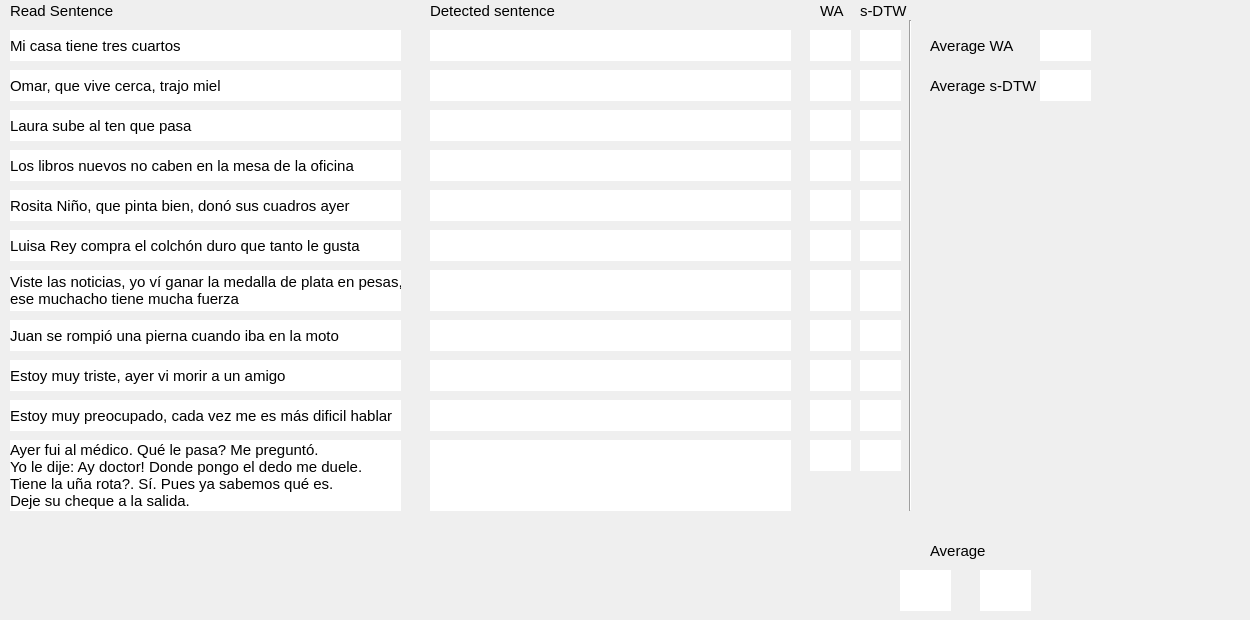
    <widget class="QWidget" name="tab_5">
     <attribute name="title">
      <string>Intelligibility</string>
     </attribute>
     <widget class="QLabel" name="label_33">
      <property name="geometry">
       <rect>
        <x>10</x>
        <y>30</y>
        <width>391</width>
        <height>31</height>
       </rect>
      </property>
      <property name="font">
       <font>
        <pointsize>11</pointsize>
       </font>
      </property>
      <property name="styleSheet">
       <string notr="true">background-color: rgb(255, 255, 255);
border-color: rgb(0, 0, 0);</string>
      </property>
      <property name="text">
       <string>Mi casa tiene tres cuartos</string>
      </property>
     </widget>
     <widget class="QLabel" name="label_34">
      <property name="geometry">
       <rect>
        <x>430</x>
        <y>30</y>
        <width>361</width>
        <height>31</height>
       </rect>
      </property>
      <property name="font">
       <font>
        <pointsize>11</pointsize>
       </font>
      </property>
      <property name="styleSheet">
       <string notr="true">background-color: rgb(255, 255, 255);
border-color: rgb(0, 0, 0);</string>
      </property>
      <property name="text">
       <string/>
      </property>
     </widget>
     <widget class="QLabel" name="label_35">
      <property name="geometry">
       <rect>
        <x>10</x>
        <y>0</y>
        <width>111</width>
        <height>21</height>
       </rect>
      </property>
      <property name="font">
       <font>
        <pointsize>11</pointsize>
       </font>
      </property>
      <property name="text">
       <string>Read Sentence</string>
      </property>
     </widget>
     <widget class="QLabel" name="label_36">
      <property name="geometry">
       <rect>
        <x>430</x>
        <y>0</y>
        <width>171</width>
        <height>21</height>
       </rect>
      </property>
      <property name="font">
       <font>
        <pointsize>11</pointsize>
       </font>
      </property>
      <property name="text">
       <string>Detected sentence</string>
      </property>
     </widget>
     <widget class="QLabel" name="label_37">
      <property name="geometry">
       <rect>
        <x>820</x>
        <y>0</y>
        <width>31</width>
        <height>21</height>
       </rect>
      </property>
      <property name="font">
       <font>
        <pointsize>11</pointsize>
       </font>
      </property>
      <property name="text">
       <string>WA</string>
      </property>
     </widget>
     <widget class="QLabel" name="label_38">
      <property name="geometry">
       <rect>
        <x>810</x>
        <y>30</y>
        <width>41</width>
        <height>31</height>
       </rect>
      </property>
      <property name="font">
       <font>
        <pointsize>11</pointsize>
       </font>
      </property>
      <property name="styleSheet">
       <string notr="true">background-color: rgb(255, 255, 255);
border-color: rgb(0, 0, 0);</string>
      </property>
      <property name="text">
       <string/>
      </property>
     </widget>
     <widget class="QLabel" name="label_39">
      <property name="geometry">
       <rect>
        <x>860</x>
        <y>0</y>
        <width>51</width>
        <height>21</height>
       </rect>
      </property>
      <property name="font">
       <font>
        <pointsize>11</pointsize>
       </font>
      </property>
      <property name="text">
       <string>s-DTW</string>
      </property>
     </widget>
     <widget class="QLabel" name="label_40">
      <property name="geometry">
       <rect>
        <x>860</x>
        <y>30</y>
        <width>41</width>
        <height>31</height>
       </rect>
      </property>
      <property name="font">
       <font>
        <pointsize>11</pointsize>
       </font>
      </property>
      <property name="styleSheet">
       <string notr="true">background-color: rgb(255, 255, 255);
border-color: rgb(0, 0, 0);</string>
      </property>
      <property name="text">
       <string/>
      </property>
     </widget>
     <widget class="QLabel" name="label_41">
      <property name="geometry">
       <rect>
        <x>810</x>
        <y>70</y>
        <width>41</width>
        <height>31</height>
       </rect>
      </property>
      <property name="font">
       <font>
        <pointsize>11</pointsize>
       </font>
      </property>
      <property name="styleSheet">
       <string notr="true">background-color: rgb(255, 255, 255);
border-color: rgb(0, 0, 0);</string>
      </property>
      <property name="text">
       <string/>
      </property>
     </widget>
     <widget class="QLabel" name="label_42">
      <property name="geometry">
       <rect>
        <x>860</x>
        <y>70</y>
        <width>41</width>
        <height>31</height>
       </rect>
      </property>
      <property name="font">
       <font>
        <pointsize>11</pointsize>
       </font>
      </property>
      <property name="styleSheet">
       <string notr="true">background-color: rgb(255, 255, 255);
border-color: rgb(0, 0, 0);</string>
      </property>
      <property name="text">
       <string/>
      </property>
     </widget>
     <widget class="QLabel" name="label_43">
      <property name="geometry">
       <rect>
        <x>10</x>
        <y>70</y>
        <width>391</width>
        <height>31</height>
       </rect>
      </property>
      <property name="font">
       <font>
        <pointsize>11</pointsize>
       </font>
      </property>
      <property name="styleSheet">
       <string notr="true">background-color: rgb(255, 255, 255);
border-color: rgb(0, 0, 0);</string>
      </property>
      <property name="text">
       <string>Omar, que vive cerca, trajo miel</string>
      </property>
     </widget>
     <widget class="QLabel" name="label_44">
      <property name="geometry">
       <rect>
        <x>430</x>
        <y>70</y>
        <width>361</width>
        <height>31</height>
       </rect>
      </property>
      <property name="font">
       <font>
        <pointsize>11</pointsize>
       </font>
      </property>
      <property name="styleSheet">
       <string notr="true">background-color: rgb(255, 255, 255);
border-color: rgb(0, 0, 0);</string>
      </property>
      <property name="text">
       <string/>
      </property>
     </widget>
     <widget class="QLabel" name="label_45">
      <property name="geometry">
       <rect>
        <x>810</x>
        <y>110</y>
        <width>41</width>
        <height>31</height>
       </rect>
      </property>
      <property name="font">
       <font>
        <pointsize>11</pointsize>
       </font>
      </property>
      <property name="styleSheet">
       <string notr="true">background-color: rgb(255, 255, 255);
border-color: rgb(0, 0, 0);</string>
      </property>
      <property name="text">
       <string/>
      </property>
     </widget>
     <widget class="QLabel" name="label_46">
      <property name="geometry">
       <rect>
        <x>860</x>
        <y>110</y>
        <width>41</width>
        <height>31</height>
       </rect>
      </property>
      <property name="font">
       <font>
        <pointsize>11</pointsize>
       </font>
      </property>
      <property name="styleSheet">
       <string notr="true">background-color: rgb(255, 255, 255);
border-color: rgb(0, 0, 0);</string>
      </property>
      <property name="text">
       <string/>
      </property>
     </widget>
     <widget class="QLabel" name="label_47">
      <property name="geometry">
       <rect>
        <x>430</x>
        <y>110</y>
        <width>361</width>
        <height>31</height>
       </rect>
      </property>
      <property name="font">
       <font>
        <pointsize>11</pointsize>
       </font>
      </property>
      <property name="styleSheet">
       <string notr="true">background-color: rgb(255, 255, 255);
border-color: rgb(0, 0, 0);</string>
      </property>
      <property name="text">
       <string/>
      </property>
     </widget>
     <widget class="QLabel" name="label_48">
      <property name="geometry">
       <rect>
        <x>10</x>
        <y>110</y>
        <width>391</width>
        <height>31</height>
       </rect>
      </property>
      <property name="font">
       <font>
        <pointsize>11</pointsize>
       </font>
      </property>
      <property name="styleSheet">
       <string notr="true">background-color: rgb(255, 255, 255);
border-color: rgb(0, 0, 0);</string>
      </property>
      <property name="text">
       <string>Laura sube al ten que pasa</string>
      </property>
     </widget>
     <widget class="QLabel" name="label_49">
      <property name="geometry">
       <rect>
        <x>10</x>
        <y>150</y>
        <width>391</width>
        <height>31</height>
       </rect>
      </property>
      <property name="font">
       <font>
        <pointsize>11</pointsize>
       </font>
      </property>
      <property name="styleSheet">
       <string notr="true">background-color: rgb(255, 255, 255);
border-color: rgb(0, 0, 0);</string>
      </property>
      <property name="text">
       <string>Los libros nuevos no caben en la mesa de la oficina</string>
      </property>
     </widget>
     <widget class="QLabel" name="label_50">
      <property name="geometry">
       <rect>
        <x>810</x>
        <y>150</y>
        <width>41</width>
        <height>31</height>
       </rect>
      </property>
      <property name="font">
       <font>
        <pointsize>11</pointsize>
       </font>
      </property>
      <property name="styleSheet">
       <string notr="true">background-color: rgb(255, 255, 255);
border-color: rgb(0, 0, 0);</string>
      </property>
      <property name="text">
       <string/>
      </property>
     </widget>
     <widget class="QLabel" name="label_51">
      <property name="geometry">
       <rect>
        <x>430</x>
        <y>150</y>
        <width>361</width>
        <height>31</height>
       </rect>
      </property>
      <property name="font">
       <font>
        <pointsize>11</pointsize>
       </font>
      </property>
      <property name="styleSheet">
       <string notr="true">background-color: rgb(255, 255, 255);
border-color: rgb(0, 0, 0);</string>
      </property>
      <property name="text">
       <string/>
      </property>
     </widget>
     <widget class="QLabel" name="label_52">
      <property name="geometry">
       <rect>
        <x>860</x>
        <y>150</y>
        <width>41</width>
        <height>31</height>
       </rect>
      </property>
      <property name="font">
       <font>
        <pointsize>11</pointsize>
       </font>
      </property>
      <property name="styleSheet">
       <string notr="true">background-color: rgb(255, 255, 255);
border-color: rgb(0, 0, 0);</string>
      </property>
      <property name="text">
       <string/>
      </property>
     </widget>
     <widget class="QLabel" name="label_53">
      <property name="geometry">
       <rect>
        <x>430</x>
        <y>190</y>
        <width>361</width>
        <height>31</height>
       </rect>
      </property>
      <property name="font">
       <font>
        <pointsize>11</pointsize>
       </font>
      </property>
      <property name="styleSheet">
       <string notr="true">background-color: rgb(255, 255, 255);
border-color: rgb(0, 0, 0);</string>
      </property>
      <property name="text">
       <string/>
      </property>
     </widget>
     <widget class="QLabel" name="label_54">
      <property name="geometry">
       <rect>
        <x>810</x>
        <y>190</y>
        <width>41</width>
        <height>31</height>
       </rect>
      </property>
      <property name="font">
       <font>
        <pointsize>11</pointsize>
       </font>
      </property>
      <property name="styleSheet">
       <string notr="true">background-color: rgb(255, 255, 255);
border-color: rgb(0, 0, 0);</string>
      </property>
      <property name="text">
       <string/>
      </property>
     </widget>
     <widget class="QLabel" name="label_55">
      <property name="geometry">
       <rect>
        <x>10</x>
        <y>190</y>
        <width>391</width>
        <height>31</height>
       </rect>
      </property>
      <property name="font">
       <font>
        <pointsize>11</pointsize>
       </font>
      </property>
      <property name="styleSheet">
       <string notr="true">background-color: rgb(255, 255, 255);
border-color: rgb(0, 0, 0);</string>
      </property>
      <property name="text">
       <string>Rosita Niño, que pinta bien, donó sus cuadros ayer</string>
      </property>
     </widget>
     <widget class="QLabel" name="label_56">
      <property name="geometry">
       <rect>
        <x>860</x>
        <y>190</y>
        <width>41</width>
        <height>31</height>
       </rect>
      </property>
      <property name="font">
       <font>
        <pointsize>11</pointsize>
       </font>
      </property>
      <property name="styleSheet">
       <string notr="true">background-color: rgb(255, 255, 255);
border-color: rgb(0, 0, 0);</string>
      </property>
      <property name="text">
       <string/>
      </property>
     </widget>
     <widget class="QLabel" name="label_57">
      <property name="geometry">
       <rect>
        <x>430</x>
        <y>230</y>
        <width>361</width>
        <height>31</height>
       </rect>
      </property>
      <property name="font">
       <font>
        <pointsize>11</pointsize>
       </font>
      </property>
      <property name="styleSheet">
       <string notr="true">background-color: rgb(255, 255, 255);
border-color: rgb(0, 0, 0);</string>
      </property>
      <property name="text">
       <string/>
      </property>
     </widget>
     <widget class="QLabel" name="label_58">
      <property name="geometry">
       <rect>
        <x>10</x>
        <y>230</y>
        <width>391</width>
        <height>31</height>
       </rect>
      </property>
      <property name="font">
       <font>
        <pointsize>11</pointsize>
       </font>
      </property>
      <property name="styleSheet">
       <string notr="true">background-color: rgb(255, 255, 255);
border-color: rgb(0, 0, 0);</string>
      </property>
      <property name="text">
       <string>Luisa Rey compra el colchón duro que tanto le gusta</string>
      </property>
     </widget>
     <widget class="QLabel" name="label_59">
      <property name="geometry">
       <rect>
        <x>810</x>
        <y>230</y>
        <width>41</width>
        <height>31</height>
       </rect>
      </property>
      <property name="font">
       <font>
        <pointsize>11</pointsize>
       </font>
      </property>
      <property name="styleSheet">
       <string notr="true">background-color: rgb(255, 255, 255);
border-color: rgb(0, 0, 0);</string>
      </property>
      <property name="text">
       <string/>
      </property>
     </widget>
     <widget class="QLabel" name="label_60">
      <property name="geometry">
       <rect>
        <x>860</x>
        <y>230</y>
        <width>41</width>
        <height>31</height>
       </rect>
      </property>
      <property name="font">
       <font>
        <pointsize>11</pointsize>
       </font>
      </property>
      <property name="styleSheet">
       <string notr="true">background-color: rgb(255, 255, 255);
border-color: rgb(0, 0, 0);</string>
      </property>
      <property name="text">
       <string/>
      </property>
     </widget>
     <widget class="QLabel" name="label_61">
      <property name="geometry">
       <rect>
        <x>430</x>
        <y>440</y>
        <width>361</width>
        <height>71</height>
       </rect>
      </property>
      <property name="font">
       <font>
        <pointsize>11</pointsize>
       </font>
      </property>
      <property name="styleSheet">
       <string notr="true">background-color: rgb(255, 255, 255);
border-color: rgb(0, 0, 0);</string>
      </property>
      <property name="text">
       <string/>
      </property>
     </widget>
     <widget class="QLabel" name="label_62">
      <property name="geometry">
       <rect>
        <x>10</x>
        <y>440</y>
        <width>391</width>
        <height>71</height>
       </rect>
      </property>
      <property name="font">
       <font>
        <pointsize>11</pointsize>
       </font>
      </property>
      <property name="styleSheet">
       <string notr="true">background-color: rgb(255, 255, 255);
border-color: rgb(0, 0, 0);</string>
      </property>
      <property name="text">
       <string>Ayer fui al médico. Qué le pasa? Me preguntó.
Yo le dije: Ay doctor! Donde pongo el dedo me duele.
Tiene la uña rota?. Sí. Pues ya sabemos qué es. 
Deje su cheque a la salida.</string>
      </property>
     </widget>
     <widget class="QLabel" name="label_63">
      <property name="geometry">
       <rect>
        <x>810</x>
        <y>440</y>
        <width>41</width>
        <height>31</height>
       </rect>
      </property>
      <property name="font">
       <font>
        <pointsize>11</pointsize>
       </font>
      </property>
      <property name="styleSheet">
       <string notr="true">background-color: rgb(255, 255, 255);
border-color: rgb(0, 0, 0);</string>
      </property>
      <property name="text">
       <string/>
      </property>
     </widget>
     <widget class="QLabel" name="label_64">
      <property name="geometry">
       <rect>
        <x>860</x>
        <y>440</y>
        <width>41</width>
        <height>31</height>
       </rect>
      </property>
      <property name="font">
       <font>
        <pointsize>11</pointsize>
       </font>
      </property>
      <property name="styleSheet">
       <string notr="true">background-color: rgb(255, 255, 255);
border-color: rgb(0, 0, 0);</string>
      </property>
      <property name="text">
       <string/>
      </property>
     </widget>
     <widget class="QLabel" name="label_65">
      <property name="geometry">
       <rect>
        <x>900</x>
        <y>570</y>
        <width>51</width>
        <height>41</height>
       </rect>
      </property>
      <property name="font">
       <font>
        <pointsize>11</pointsize>
       </font>
      </property>
      <property name="styleSheet">
       <string notr="true">background-color: rgb(255, 255, 255);
border-color: rgb(0, 0, 0);</string>
      </property>
      <property name="text">
       <string/>
      </property>
     </widget>
     <widget class="QLabel" name="label_66">
      <property name="geometry">
       <rect>
        <x>980</x>
        <y>570</y>
        <width>51</width>
        <height>41</height>
       </rect>
      </property>
      <property name="font">
       <font>
        <pointsize>11</pointsize>
       </font>
      </property>
      <property name="styleSheet">
       <string notr="true">background-color: rgb(255, 255, 255);
border-color: rgb(0, 0, 0);</string>
      </property>
      <property name="text">
       <string/>
      </property>
     </widget>
     <widget class="QLabel" name="label_67">
      <property name="geometry">
       <rect>
        <x>930</x>
        <y>540</y>
        <width>71</width>
        <height>21</height>
       </rect>
      </property>
      <property name="font">
       <font>
        <pointsize>11</pointsize>
       </font>
      </property>
      <property name="text">
       <string>Average</string>
      </property>
     </widget>
     <widget class="QLabel" name="radarInt">
      <property name="geometry">
       <rect>
        <x>930</x>
        <y>130</y>
        <width>311</width>
        <height>311</height>
       </rect>
      </property>
      <property name="text">
       <string/>
      </property>
     </widget>
     <widget class="QLabel" name="label_137">
      <property name="geometry">
       <rect>
        <x>10</x>
        <y>270</y>
        <width>391</width>
        <height>41</height>
       </rect>
      </property>
      <property name="font">
       <font>
        <pointsize>11</pointsize>
       </font>
      </property>
      <property name="styleSheet">
       <string notr="true">background-color: rgb(255, 255, 255);
border-color: rgb(0, 0, 0);</string>
      </property>
      <property name="text">
       <string>Viste las noticias, yo ví ganar la medalla de plata en pesas, 
ese muchacho tiene mucha fuerza</string>
      </property>
     </widget>
     <widget class="QLabel" name="label_138">
      <property name="geometry">
       <rect>
        <x>810</x>
        <y>270</y>
        <width>41</width>
        <height>41</height>
       </rect>
      </property>
      <property name="font">
       <font>
        <pointsize>11</pointsize>
       </font>
      </property>
      <property name="styleSheet">
       <string notr="true">background-color: rgb(255, 255, 255);
border-color: rgb(0, 0, 0);</string>
      </property>
      <property name="text">
       <string/>
      </property>
     </widget>
     <widget class="QLabel" name="label_139">
      <property name="geometry">
       <rect>
        <x>860</x>
        <y>270</y>
        <width>41</width>
        <height>41</height>
       </rect>
      </property>
      <property name="font">
       <font>
        <pointsize>11</pointsize>
       </font>
      </property>
      <property name="styleSheet">
       <string notr="true">background-color: rgb(255, 255, 255);
border-color: rgb(0, 0, 0);</string>
      </property>
      <property name="text">
       <string/>
      </property>
     </widget>
     <widget class="QLabel" name="label_146">
      <property name="geometry">
       <rect>
        <x>430</x>
        <y>270</y>
        <width>361</width>
        <height>41</height>
       </rect>
      </property>
      <property name="font">
       <font>
        <pointsize>11</pointsize>
       </font>
      </property>
      <property name="styleSheet">
       <string notr="true">background-color: rgb(255, 255, 255);
border-color: rgb(0, 0, 0);</string>
      </property>
      <property name="text">
       <string/>
      </property>
     </widget>
     <widget class="QLabel" name="label_147">
      <property name="geometry">
       <rect>
        <x>810</x>
        <y>320</y>
        <width>41</width>
        <height>31</height>
       </rect>
      </property>
      <property name="font">
       <font>
        <pointsize>11</pointsize>
       </font>
      </property>
      <property name="styleSheet">
       <string notr="true">background-color: rgb(255, 255, 255);
border-color: rgb(0, 0, 0);</string>
      </property>
      <property name="text">
       <string/>
      </property>
     </widget>
     <widget class="QLabel" name="label_148">
      <property name="geometry">
       <rect>
        <x>10</x>
        <y>320</y>
        <width>391</width>
        <height>31</height>
       </rect>
      </property>
      <property name="font">
       <font>
        <pointsize>11</pointsize>
       </font>
      </property>
      <property name="styleSheet">
       <string notr="true">background-color: rgb(255, 255, 255);
border-color: rgb(0, 0, 0);</string>
      </property>
      <property name="text">
       <string>Juan se rompió una pierna cuando iba en la moto</string>
      </property>
     </widget>
     <widget class="QLabel" name="label_149">
      <property name="geometry">
       <rect>
        <x>860</x>
        <y>320</y>
        <width>41</width>
        <height>31</height>
       </rect>
      </property>
      <property name="font">
       <font>
        <pointsize>11</pointsize>
       </font>
      </property>
      <property name="styleSheet">
       <string notr="true">background-color: rgb(255, 255, 255);
border-color: rgb(0, 0, 0);</string>
      </property>
      <property name="text">
       <string/>
      </property>
     </widget>
     <widget class="QLabel" name="label_150">
      <property name="geometry">
       <rect>
        <x>430</x>
        <y>320</y>
        <width>361</width>
        <height>31</height>
       </rect>
      </property>
      <property name="font">
       <font>
        <pointsize>11</pointsize>
       </font>
      </property>
      <property name="styleSheet">
       <string notr="true">background-color: rgb(255, 255, 255);
border-color: rgb(0, 0, 0);</string>
      </property>
      <property name="text">
       <string/>
      </property>
     </widget>
     <widget class="QLabel" name="label_151">
      <property name="geometry">
       <rect>
        <x>430</x>
        <y>360</y>
        <width>361</width>
        <height>31</height>
       </rect>
      </property>
      <property name="font">
       <font>
        <pointsize>11</pointsize>
       </font>
      </property>
      <property name="styleSheet">
       <string notr="true">background-color: rgb(255, 255, 255);
border-color: rgb(0, 0, 0);</string>
      </property>
      <property name="text">
       <string/>
      </property>
     </widget>
     <widget class="QLabel" name="label_152">
      <property name="geometry">
       <rect>
        <x>810</x>
        <y>360</y>
        <width>41</width>
        <height>31</height>
       </rect>
      </property>
      <property name="font">
       <font>
        <pointsize>11</pointsize>
       </font>
      </property>
      <property name="styleSheet">
       <string notr="true">background-color: rgb(255, 255, 255);
border-color: rgb(0, 0, 0);</string>
      </property>
      <property name="text">
       <string/>
      </property>
     </widget>
     <widget class="QLabel" name="label_153">
      <property name="geometry">
       <rect>
        <x>860</x>
        <y>360</y>
        <width>41</width>
        <height>31</height>
       </rect>
      </property>
      <property name="font">
       <font>
        <pointsize>11</pointsize>
       </font>
      </property>
      <property name="styleSheet">
       <string notr="true">background-color: rgb(255, 255, 255);
border-color: rgb(0, 0, 0);</string>
      </property>
      <property name="text">
       <string/>
      </property>
     </widget>
     <widget class="QLabel" name="label_154">
      <property name="geometry">
       <rect>
        <x>10</x>
        <y>360</y>
        <width>391</width>
        <height>31</height>
       </rect>
      </property>
      <property name="font">
       <font>
        <pointsize>11</pointsize>
       </font>
      </property>
      <property name="styleSheet">
       <string notr="true">background-color: rgb(255, 255, 255);
border-color: rgb(0, 0, 0);</string>
      </property>
      <property name="text">
       <string>Estoy muy triste, ayer vi morir a un amigo</string>
      </property>
     </widget>
     <widget class="QLabel" name="label_155">
      <property name="geometry">
       <rect>
        <x>810</x>
        <y>400</y>
        <width>41</width>
        <height>31</height>
       </rect>
      </property>
      <property name="font">
       <font>
        <pointsize>11</pointsize>
       </font>
      </property>
      <property name="styleSheet">
       <string notr="true">background-color: rgb(255, 255, 255);
border-color: rgb(0, 0, 0);</string>
      </property>
      <property name="text">
       <string/>
      </property>
     </widget>
     <widget class="QLabel" name="label_156">
      <property name="geometry">
       <rect>
        <x>10</x>
        <y>400</y>
        <width>391</width>
        <height>31</height>
       </rect>
      </property>
      <property name="font">
       <font>
        <pointsize>11</pointsize>
       </font>
      </property>
      <property name="styleSheet">
       <string notr="true">background-color: rgb(255, 255, 255);
border-color: rgb(0, 0, 0);</string>
      </property>
      <property name="text">
       <string>Estoy muy preocupado, cada vez me es más dificil hablar</string>
      </property>
     </widget>
     <widget class="QLabel" name="label_157">
      <property name="geometry">
       <rect>
        <x>430</x>
        <y>400</y>
        <width>361</width>
        <height>31</height>
       </rect>
      </property>
      <property name="font">
       <font>
        <pointsize>11</pointsize>
       </font>
      </property>
      <property name="styleSheet">
       <string notr="true">background-color: rgb(255, 255, 255);
border-color: rgb(0, 0, 0);</string>
      </property>
      <property name="text">
       <string/>
      </property>
     </widget>
     <widget class="QLabel" name="label_158">
      <property name="geometry">
       <rect>
        <x>860</x>
        <y>400</y>
        <width>41</width>
        <height>31</height>
       </rect>
      </property>
      <property name="font">
       <font>
        <pointsize>11</pointsize>
       </font>
      </property>
      <property name="styleSheet">
       <string notr="true">background-color: rgb(255, 255, 255);
border-color: rgb(0, 0, 0);</string>
      </property>
      <property name="text">
       <string/>
      </property>
     </widget>
     <widget class="Line" name="line_6">
      <property name="geometry">
       <rect>
        <x>900</x>
        <y>20</y>
        <width>20</width>
        <height>491</height>
       </rect>
      </property>
      <property name="orientation">
       <enum>Qt::Vertical</enum>
      </property>
     </widget>
     <widget class="QLabel" name="label_188">
      <property name="geometry">
       <rect>
        <x>930</x>
        <y>30</y>
        <width>171</width>
        <height>31</height>
       </rect>
      </property>
      <property name="font">
       <font>
        <pointsize>11</pointsize>
       </font>
      </property>
      <property name="text">
       <string>Average WA</string>
      </property>
     </widget>
     <widget class="QLabel" name="label_189">
      <property name="geometry">
       <rect>
        <x>930</x>
        <y>70</y>
        <width>171</width>
        <height>31</height>
       </rect>
      </property>
      <property name="font">
       <font>
        <pointsize>11</pointsize>
       </font>
      </property>
      <property name="text">
       <string>Average s-DTW</string>
      </property>
     </widget>
     <widget class="QLabel" name="label_190">
      <property name="geometry">
       <rect>
        <x>1040</x>
        <y>30</y>
        <width>51</width>
        <height>31</height>
       </rect>
      </property>
      <property name="font">
       <font>
        <pointsize>11</pointsize>
       </font>
      </property>
      <property name="styleSheet">
       <string notr="true">background-color: rgb(255, 255, 255);
border-color: rgb(0, 0, 0);</string>
      </property>
      <property name="text">
       <string/>
      </property>
     </widget>
     <widget class="QLabel" name="label_191">
      <property name="geometry">
       <rect>
        <x>1040</x>
        <y>70</y>
        <width>51</width>
        <height>31</height>
       </rect>
      </property>
      <property name="font">
       <font>
        <pointsize>11</pointsize>
       </font>
      </property>
      <property name="styleSheet">
       <string notr="true">background-color: rgb(255, 255, 255);
border-color: rgb(0, 0, 0);</string>
      </property>
      <property name="text">
       <string/>
      </property>
     </widget>
    </widget>
